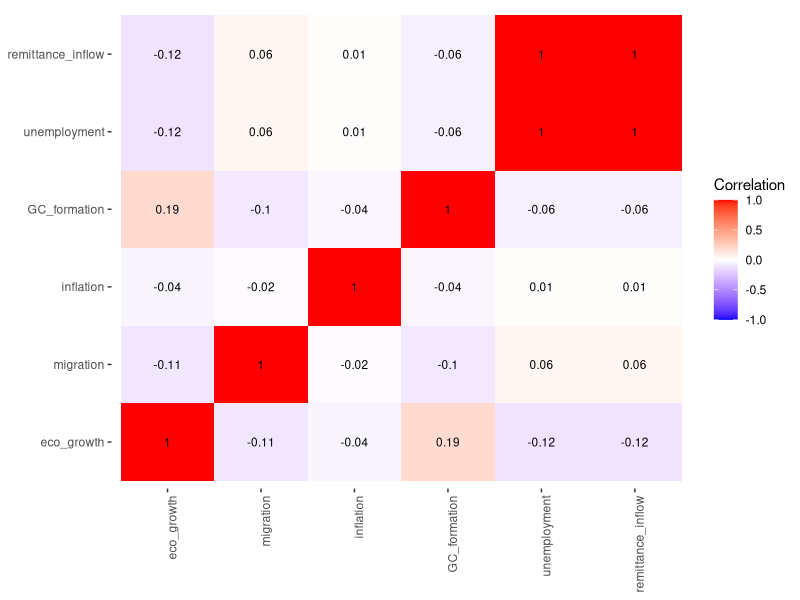
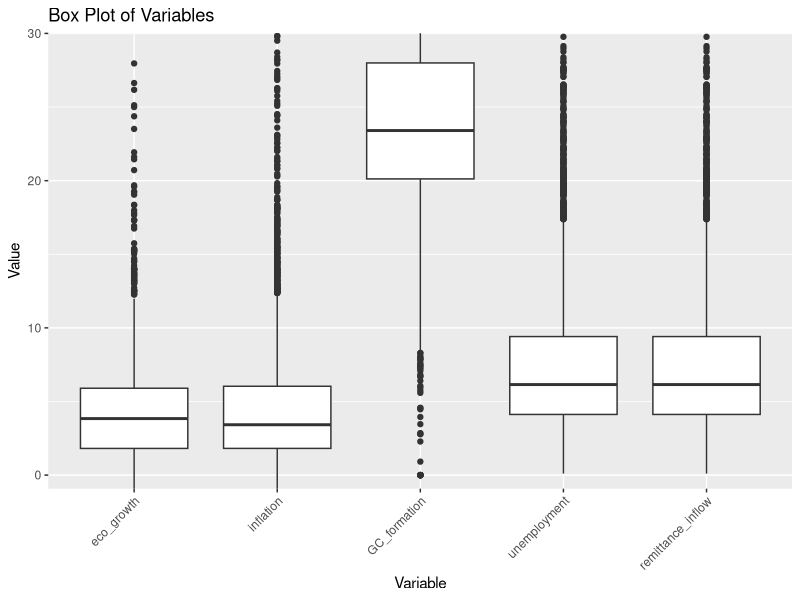
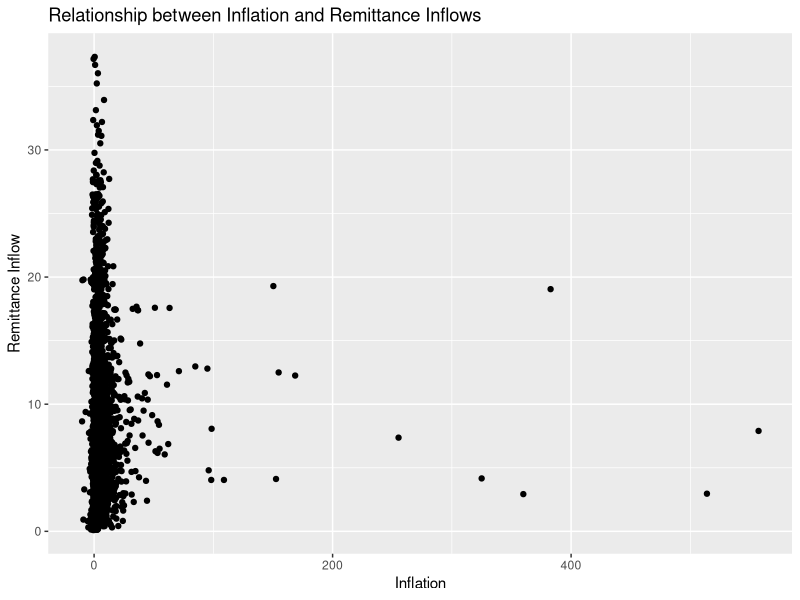
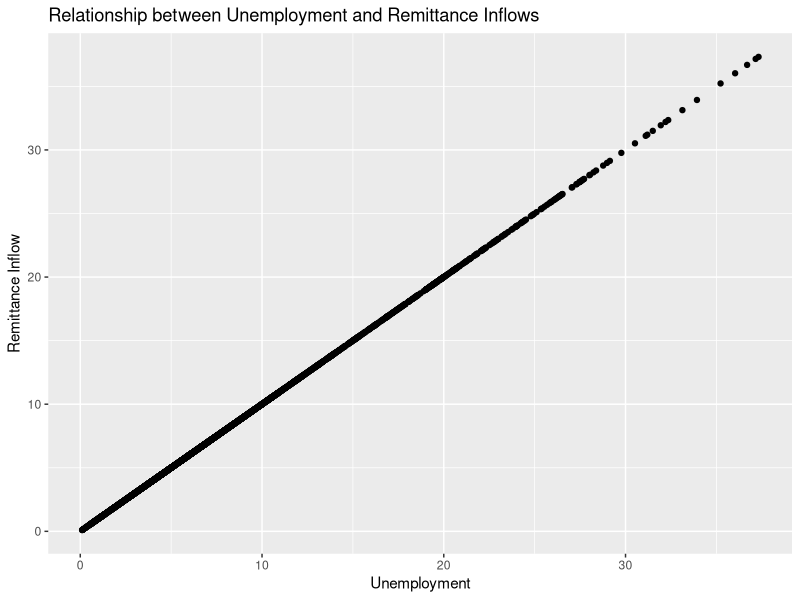
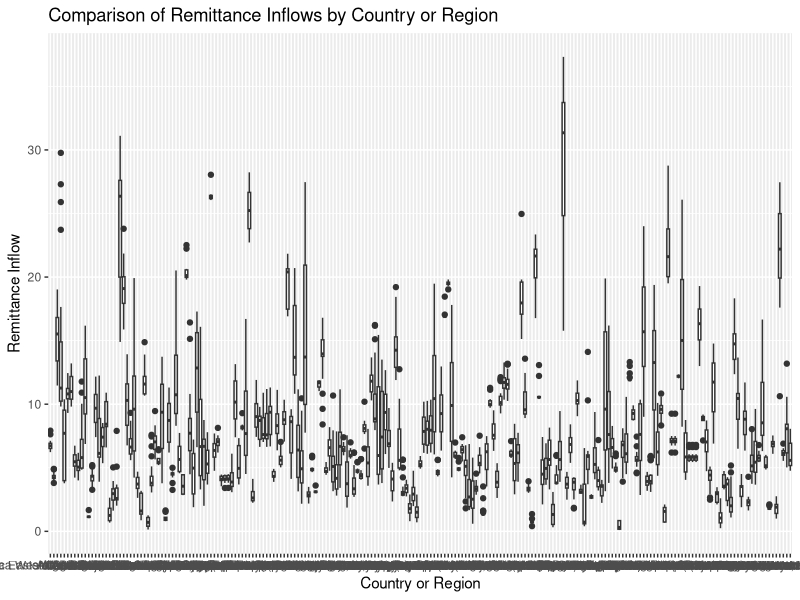

R code for these plots, in order:
## ---- chunk 1
knitr::opts_chunk$set(echo = TRUE)
## ---- chunk 2
library(tidyverse)
library(readr)
library(ggplot2)
library(dplyr)
## ---- chunk 3
economic_growth <- read_csv("data/economicGrowth.csv")
migration <- read_csv("data/migration.csv")
inflation <- read_csv("data/inflation.csv")
gross_capital_formation <- read_csv("data/grossCapitalFormation.csv")
unemployment <- read_csv("data/unemployment.csv")
remittance_inflow <- read_csv("data/remittance_inflow.csv")
## ---- chunk 4
library(skimr)
qq <-skim_to_wide(inflation)
## ---- chunk 5
# Select the columns representing years starting from 2000 to 2021
economic_growth <- select(economic_growth, Country_Name, `2000`:`2021`)
migration <- select(migration, Country_Name, `2000`:`2021`)
inflation <- select(inflation, Country_Name, `2000`:`2021`)
gross_capital_formation <- select(gross_capital_formation, Country_Name, `2000`:`2021`)
unemployment <- select(unemployment, Country_Name, `2000`:`2021`)

economic_growth1 <- pivot_longer(economic_growth, cols="2000":"2021",
                                 names_to = "year",
                                 values_to = "eco_growth")

migration1 <- pivot_longer(migration, cols="2000":"2021",
                                 names_to = "year",
                                 values_to = "migration")

inflation1 <- pivot_longer(inflation, cols="2000":"2021",
                                 names_to = "year",
                                 values_to = "inflation")

gross_capital_formation1 <- pivot_longer(gross_capital_formation, cols="2000":"2021",
                                 names_to = "year",
                                 values_to = "GC_formation")

unemployment1 <- pivot_longer(unemployment, cols="2000":"2021",
                                 names_to = "year",
                                 values_to = "unemployment")

remittance_inflow1 <- pivot_longer(unemployment, cols="2000":"2021",
                                 names_to = "year",
                                 values_to = "remittance_inflow")
## ---- chunk 6
# Merge the datasets based on the common identifier (Country_Name and year)
merged_data <- merge(economic_growth1, migration1, by = c("Country_Name", "year"), all = TRUE)
merged_data <- merge(merged_data, inflation1, by = c("Country_Name", "year"), all = TRUE)
merged_data <- merge(merged_data, gross_capital_formation1, by = c("Country_Name", "year"), all = TRUE)
merged_data <- merge(merged_data, unemployment1, by = c("Country_Name", "year"), all = TRUE)
merged_data <- merge(merged_data, remittance_inflow1, by = c("Country_Name", "year"), all = TRUE)

# View the merged dataset
head(merged_data)
## ---- chunk 7
# Remove rows that has N/A values
merged_data <- merged_data %>% filter(complete.cases(.))
merged_data
## ---- chunk 8
library(caret)
library(RANN)

# Create the knn imputation model on the training data
preProcess_missingdata_model <- preProcess(merged_data, method = 'knnImpute')
preProcess_missingdata_model

# Check if any predictors have all missing values
all_missing_columns <- colnames(merged_data)[apply(is.na(merged_data), 2, all)]

# Remove columns with all missing values from the new data point
newdata <- merged_data[, !colnames(merged_data) %in% all_missing_columns]

# Use the imputation model to predict the values of missing data points if there are any predictors with missing values
if (length(all_missing_columns) > 0) {
  filledData <- predict(preProcess_missingdata_model, newdata = newdata)
  
  # Fill missing values for columns with all missing values
filledData_all_missing <- merged_data[, colnames(merged_data) %in% all_missing_columns]
  filledData <- cbind(filledData, filledData_all_missing)
} else {
  filledData <- newdata
}

# Check if there are any remaining missing values in the imputed data
anyNA(filledData)
## ---- chunk 9
library(reshape2)
library(ggplot2)

# Create correlation matrix
correlation_matrix <- cor(filledData[, c("eco_growth", "migration", "inflation", "GC_formation", "unemployment", "remittance_inflow")])

# Convert correlation matrix to long format
melted_cormat <- melt(correlation_matrix, na.rm = TRUE)

# Create correlation heatmap
ggplot(data = melted_cormat, aes(x = Var1, y = Var2, fill = value)) +
  geom_tile() +
  geom_text(aes(label = round(value, 2)), size = 3) +
  scale_fill_gradient2(low = "blue", high = "red", limit = c(-1, 1), name = "Correlation") +
  theme(axis.title.x = element_blank(),
        axis.title.y = element_blank(),
        panel.background = element_blank(),
        axis.text.x = element_text(angle = 90, hjust = 1))

## ---- chunk 10
# Select the variables you want to include in the box plot
variables <- c("eco_growth", "inflation", "GC_formation", "unemployment", "remittance_inflow")

# Create a new data frame with the selected variables
boxplot_data <- filledData[, variables]

# Reshape the data frame into long format
melted_data <- melt(boxplot_data)

# Create the box plot
ggplot(data = melted_data, aes(x = variable, y = value)) +
  geom_boxplot() +
  labs(title = "Box Plot of Variables",
       x = "Variable",
       y = "Value") +
  theme(axis.text.x = element_text(angle = 45, hjust = 1)) +
  coord_cartesian(ylim = quantile(melted_data$value, c(0.05, 0.95)))
## ---- chunk 11
data <- merged_data %>% filter(complete.cases(.))
merged_data

# Explore the data
head(data)  # Display the first few rows of the data
summary(data)  # Get summary statistics of the variables

# Calculate the correlation coefficient between inflation and remittance inflows
correlation <- cor(data$inflation, data$remittance_inflow)

# Print the correlation coefficient
cat("Correlation Coefficient:", correlation, "\n")

# Visualize the relationship between inflation and remittance inflows using a scatter plot
ggplot(data, aes(x = inflation, y = remittance_inflow)) +
  geom_point() +
  labs(x = "Inflation", y = "Remittance Inflow") +
  ggtitle("Relationship between Inflation and Remittance Inflows")

## ---- chunk 12
data <- merged_data %>% filter(complete.cases(.))
merged_data

# Explore the data
head(data)  # Display the first few rows of the data
summary(data)  # Get summary statistics of the variables

# Calculate the correlation coefficient between unemployment and remittance inflows
correlation <- cor(data$unemployment, data$remittance_inflow)

# Print the correlation coefficient
cat("Correlation Coefficient:", correlation, "\n")

# Visualize the relationship between unemployment and remittance inflows using a scatter plot
ggplot(data, aes(x = unemployment, y = remittance_inflow)) +
  geom_point() +
  labs(x = "Unemployment", y = "Remittance Inflow") +
  ggtitle("Relationship between Unemployment and Remittance Inflows")


## ---- chunk 13
data <- merged_data %>% filter(complete.cases(.))
merged_data

# Explore the data
head(data)  # Display the first few rows of the data
summary(data)  # Get summary statistics of the variables

# Generate a box plot to compare remittance inflows among countries or regions
ggplot(data, aes(x = Country_Name, y = remittance_inflow)) +
  geom_boxplot() +
  labs(x = "Country or Region", y = "Remittance Inflow") +
  ggtitle("Comparison of Remittance Inflows by Country or Region")
